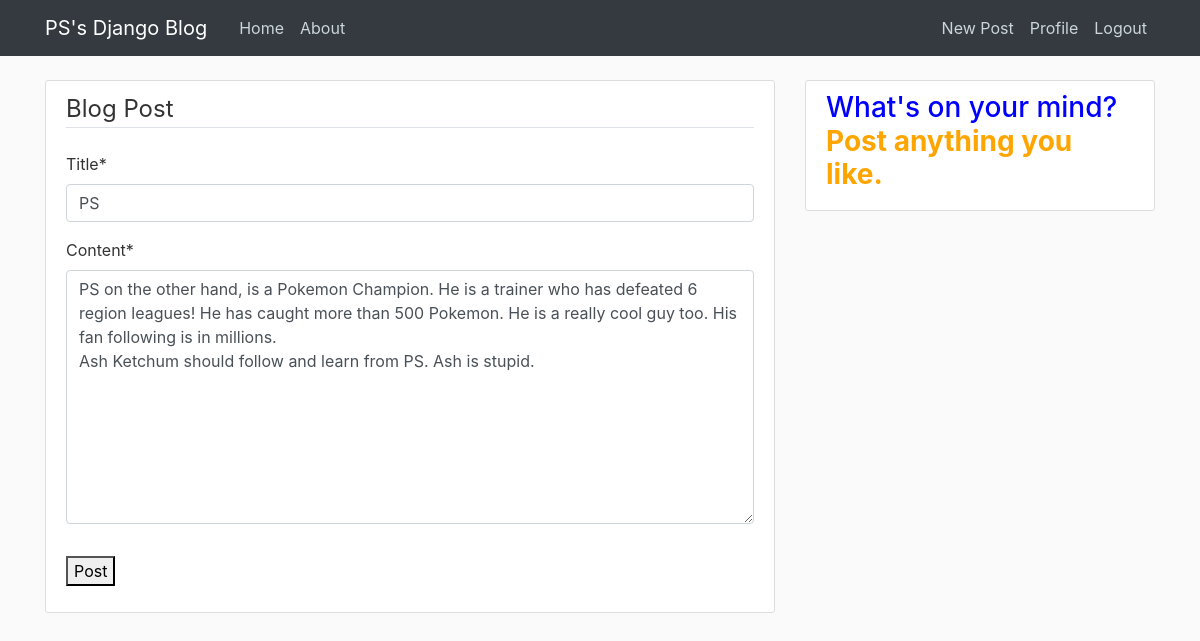
Screenshot of /post/3/update/ (signed in) with the database file from the repository.
### blog/models.py (models this page shows, shortened)
class Post(models.Model):
    title = models.CharField(max_length=100)
    content = models.TextField()
    date_posted = models.DateTimeField(auto_now_add=True)
    author = models.ForeignKey(User, on_delete=models.CASCADE)

### blog/views.py (the view, shortened to what this page needs)
# urls.py: path('post/<int:pk>/update/', PostUpdateView.as_view(), name='post-update'),
class PostUpdateView(LoginRequiredMixin, UserPassesTestMixin, UpdateView):  # class based view.
    model = Post
    fields = ['title', 'content']
    def test_func(self):
        post = self.get_object()
        if self.request.user == post.author:
            return True
        else:
            return False

### blog/templates/blog/post_form.html (shortened to what this page needs)
{% extends "blog/base.html" %}
{% load crispy_forms_tags %}
{% block content %}
  <div class='content-section'>
      <form method="POST">
          <fieldset class="form-group">
              <legend class="border-bottom mb-4"> Blog Post </legend>
              {{ form|crispy }}
          </fieldset>
          <div class="form-group">
              <button class=" btn_outline_info" type="submit">Post</button>
          </div>
      </form>
  </div>
{% endblock %}

### blog/static/blog/main.css (style rules this page uses)
body { background: #fafafa; color: #333333; margin-top: 5rem; }
.content-section { background: #ffffff; padding: 10px 20px; border: 1px solid #dddddd; border-radius: 3px; margin-bottom: 20px; }

### rows the page displays
Post: title "PS", content "PS on the other hand, is a Pokemon Champion. He is a trainer who has defeated 6 region leagues! He has caught more than 500 Pokemon. He is a really cool guy too. His fan following is in millions. Ash Ketchum should follow and learn from PS. Ash is stupid."
